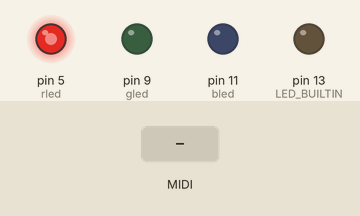
Simulated run of this sketch. Board: Arduino Uno, built with avr-gcc and run on an emulated ATmega328P. Parts: output pins drawn as LEDs (lit = HIGH). Dashed ring = blinking. Inputs (shaded band) come from the test bench. MIDI output is not drawn.

Above: at 0.4 s.
At 4.3 s:
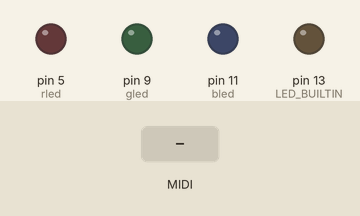
4.4 s: MIDI note 36 received
At 5.0 s:
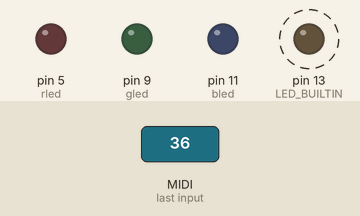
Timing chart, 0 to 7.4 s (numbered marks = the images above; inputs shaded):
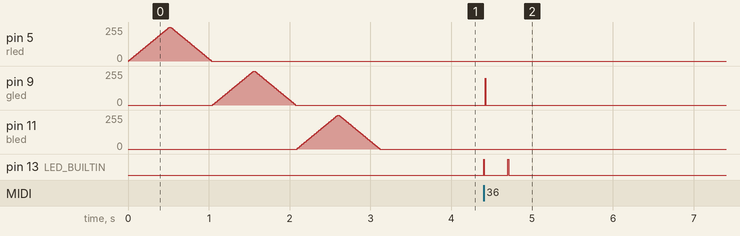

The sketch:

midi.ino
```cpp
#include<MIDI.h>
MIDI_CREATE_DEFAULT_INSTANCE();
#define rled 5
#define gled 9
#define bled 11
int note, velocity;

void setup(){
  pinMode(LED_BUILTIN, OUTPUT);
  pinMode(rled,OUTPUT);
  pinMode(gled,OUTPUT);
  pinMode(bled,OUTPUT);
  //test the leds
  for (int glow = 0 ; glow <= 255; glow += 5) {
    analogWrite(rled, glow);
    delay(10);
  }
  for (int glow = 255 ; glow >= 0; glow -= 5) {
    analogWrite(rled, glow);
    delay(10);
  }
  for (int glow = 0 ; glow <= 255; glow += 5) {
    analogWrite(gled, glow);
    delay(10);
  }
  for (int glow = 255 ; glow >= 0; glow -= 5) {
    analogWrite(gled, glow);
    delay(10);
  }
  for (int glow = 0 ; glow <= 255; glow += 5) {
    analogWrite(bled, glow);
    delay(10);
  }
  for (int glow = 255 ; glow >= 0; glow -= 5) {
    analogWrite(bled, glow);
    delay(10);
  }
  //MIDI_CHANNEL_OMNI receives all 16 channels
  MIDI.begin(MIDI_CHANNEL_OMNI);
  //start the serial into the boud rate of 115200
  Serial.begin(115200);
}
void loop(){
  //check for a midi message
  if (MIDI.read()){
    byte ntype = MIDI.getType();
    note = MIDI.getData1();
    velocity = MIDI.getData2();
    //Check if midi message is received
    digitalWrite(LED_BUILTIN, HIGH);
    delay(10);
    digitalWrite(LED_BUILTIN, LOW);
    delay(10);
    //controll the leds acording to the data bytes
    if(note<=56){
      analogWrite(gled,velocity*2);
      delay(10);
      analogWrite(gled, 0);
    }
    else if(note>=56 && note<=76){
      analogWrite(bled,velocity*2);
      delay(10);
      analogWrite(bled, 0);
    }
    else if(note>=76){
      analogWrite(rled,velocity);
      delay(10);
      analogWrite(rled,0);
    }
  }
}
```

Measured:
- after the input at 4.4 s, pin 9 (gled): 0/255 → 200/255 at once, → 0/255 0.01 s later; pin 13 (LED_BUILTIN): alternates HIGH for 0.01 s and LOW for 0.29 s, 4 changes in all, then stays LOW, starting at once
